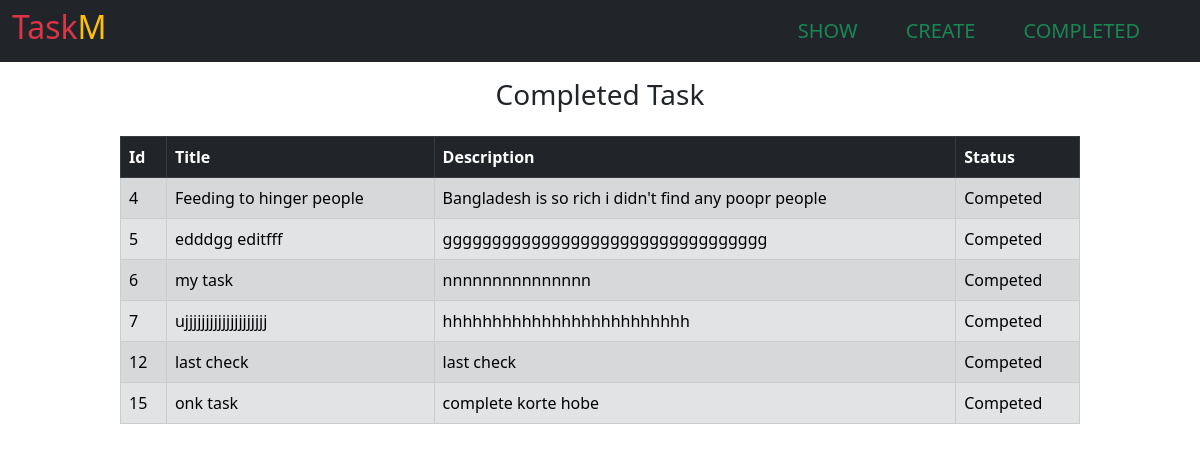
The app's page /completed/ with its own data.
### Work_App/models.py (models this page shows)
class TaskModel(models.Model):
    id = models.AutoField(
        primary_key=True, null=False, blank=False, unique=True)
    title = models.CharField(max_length=200)
    description = models.TextField()
    is_completed = models.BooleanField(default=False)

### Work_App/views.py (the view)
# urls.py: path('completed/', completed_task_lists, name='completedtaskpage'),
def completed_task_lists(request):
    allTasks = TaskModel.objects.all()
    return render(request, 'completed_tasks.html', {'allTasks': allTasks})

### Work_App/templates/completed_tasks.html (shortened to what this page needs)
{% extends 'base.html' %}
{% block content %}
  <h3 class="text-center p-3">Completed Task</h3>
  <table class="table table-bordered table-striped table-secondary mx-auto" style="width: 80%;">
    <thead class="table-dark">
      <tr>
        <th>Id</th>
        <th>Title</th>
        <th>Description</th>
        <th>Status</th>
      </tr>
    </thead>
    <tbody>
      {% for task in allTasks %}
        {% if task.is_completed == True %}
          <tr>
            <td>{{ task.id }}</td>
            <td>{{ task.title }}</td>
            <td>{{ task.description }}</td>
            {% if task.is_completed == True %}
              <td>Competed</td>
            {% endif %}
          </tr>
        {% endif %}
      {% endfor %}
    </tbody>
  </table>
{% endblock %}

### records on screen
TaskModel: id "4", title "Feeding to hinger people", description "Bangladesh is so rich i didn't find any poopr people", is_completed "Competed"
TaskModel: id "5", title "edddgg editfff", description "ggggggggggggggggggggggggggggggggg", is_completed "Competed"
TaskModel: id "6", title "my task", description "nnnnnnnnnnnnnnn", is_completed "Competed"
TaskModel: id "7", title "ujjjjjjjjjjjjjjjjjjjj", description "hhhhhhhhhhhhhhhhhhhhhhhhh", is_completed "Competed"
TaskModel: id "12", title "last check", description "last check", is_completed "Competed"
TaskModel: id "15", title "onk task", description "complete korte hobe", is_completed "Competed"
